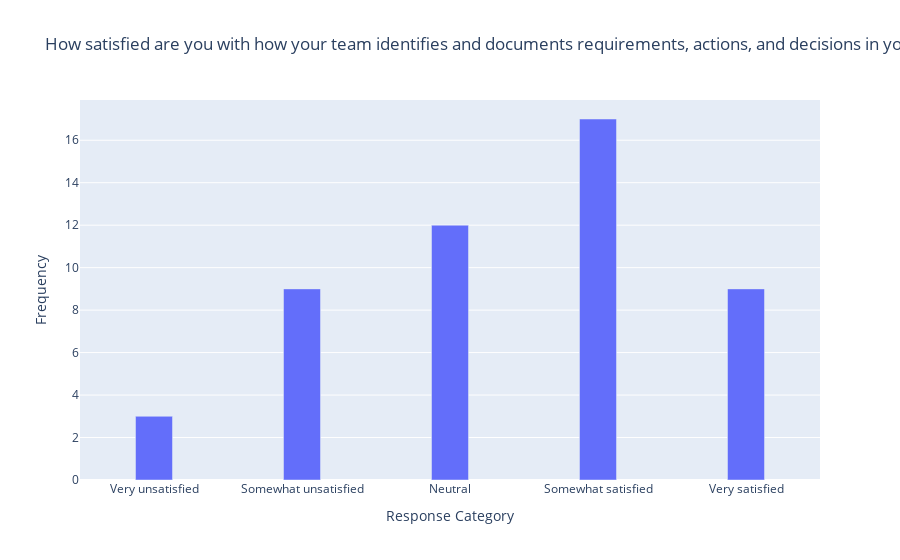

This figure's notebook cell:
### Code cell
response_options = [
            "Very unsatisfied",
            "Somewhat unsatisfied",
            "Neutral",
            "Somewhat satisfied",
            "Very satisfied",
        ]
sel_df = df[['satisfaction_justification']]
# Calculate frequencies for each column
frequencies = {col: sel_df[col].value_counts().reindex(response_options, fill_value=0) for col in sel_df.columns}

# Convert the frequencies to a DataFrame
freq_df = pd.DataFrame(frequencies)

# Set positions for the bars
bar_width = 0.25
positions = [np.arange(len(response_options)) + i * bar_width for i in range(len(sel_df.columns))]

# Create the traces
traces = [
    go.Bar(
        x=[pos for pos in pos_list],
        y=freq_df[col],
        name=col,
        width=bar_width
    ) for col, pos_list in zip(sel_df.columns, positions)
]

# Create the layout
layout = go.Layout(
    barmode='group',
    xaxis=dict(title='Response Category', tickvals=positions[0], ticktext=response_options),
    yaxis=dict(title='Frequency'),
    title = 'How satisfied are you with how your team identifies and documents requirements, actions, and decisions in your assurance process?'
)

# Create and show the figure
fig = go.Figure(data=traces, layout=layout)
fig.show()

### Figure 1 — Plotly figure (JSON) as saved in the notebook; plotly's stock layout.template omitted (floating-point values rounded to 4 significant figures)
{"data": [{"name": "satisfaction_justification", "type": "bar", "width": 0.25, "x": [0, 1, 2, 3, 4], "y": [3, 9, 12, 17, 9]}], "layout": {"barmode": "group", "title": {"text": "How satisfied are you with how your team identifies and documents requirements, actions, and decisions in your assurance process?"}, "xaxis": {"ticktext": ["Very unsatisfied", "Somewhat unsatisfied", "Neutral", "Somewhat satisfied", "Very satisfied"], "tickvals": [0, 1, 2, 3, 4], "title": {"text": "Response Category"}}, "yaxis": {"title": {"text": "Frequency"}}}}
